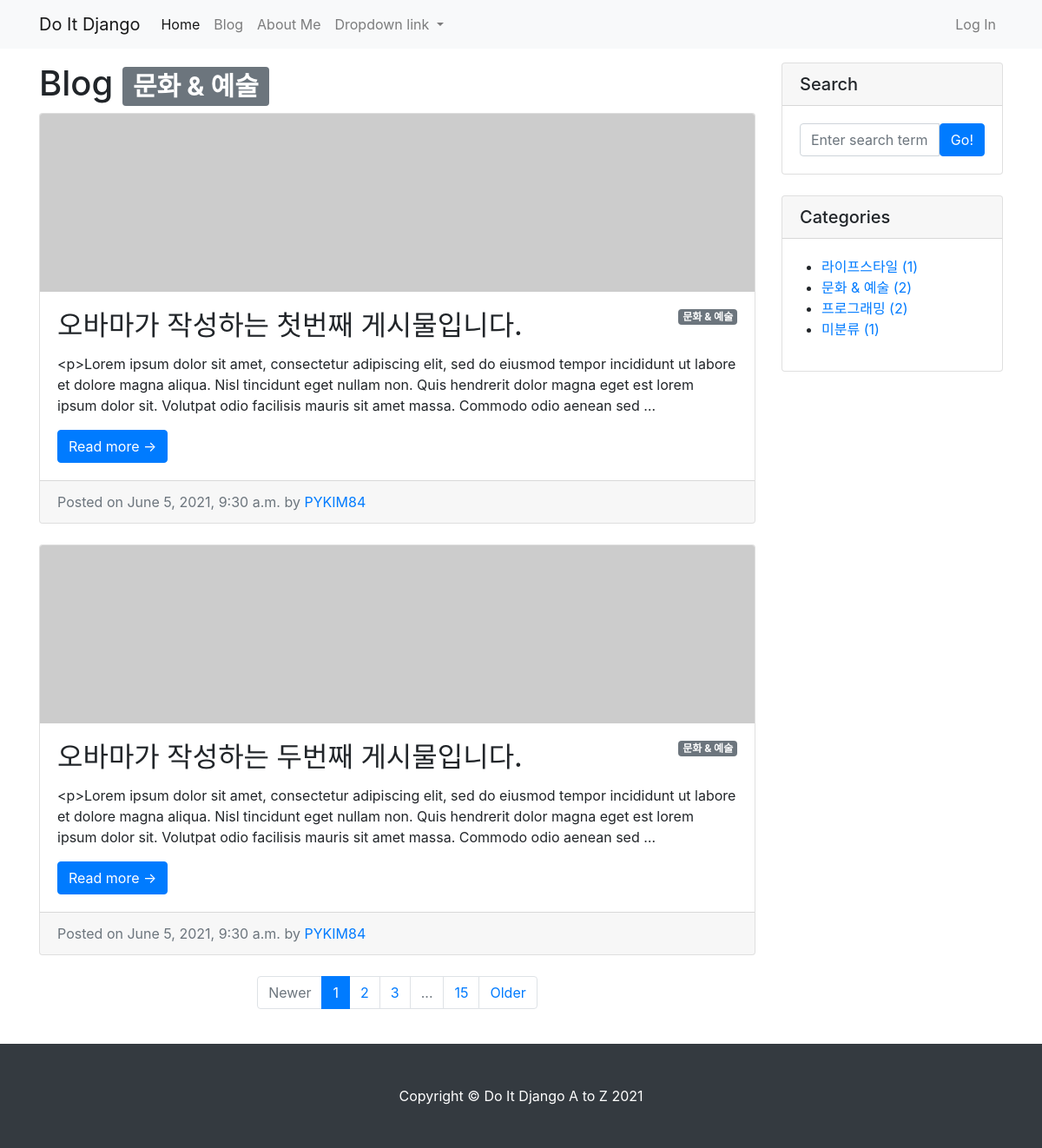
The app's page /blog/category/문화-예술/ with its own data.
### blog/models.py (models this page shows, shortened)
class Category(models.Model):
    name = models.CharField(max_length=50, unique=True)
    slug = models.SlugField(max_length=200, unique=True, allow_unicode=True)
    def __str__(self):
        return self.name
    def get_absolute_url(self):
        return f'/blog/category/{self.slug}/'
    class Meta:
        verbose_name_plural = 'Categories'

class Post(models.Model):
    title = models.CharField(max_length=30)
    hook_text = models.CharField(max_length=100, blank=True)
    content = models.TextField()
    head_image = models.ImageField(upload_to='blog/images/%Y/%m/%d/', blank=True)
    file_upload = models.FileField(upload_to='blog/files/%Y/%m/%d', blank=True)
    created_at = models.DateTimeField(auto_now_add=True)
    updated_at = models.DateTimeField(auto_now=True)
    author = models.ForeignKey(User, null=True, on_delete=models.SET_NULL)
    category = models.ForeignKey(Category, null=True, blank=True, on_delete=models.SET_NULL)
    tags = models.ManyToManyField(Tag, blank=True)
    def get_absolute_url(self):
        return f'/blog/{self.pk}/'

### blog/views.py (the view)
# urls.py: path('/category/<str:slug>/', views.category_page),
def category_page(request, slug):
    if slug == 'no_category':
        category = '미분류'
        post_list = Post.objects.filter(category=None)
    else:
        category = Category.objects.get(slug=slug)
        post_list = Post.objects.filter(category=category)
    return render(
        request,
        'blog/post_list.html',
        {
            'post_list': post_list,
            'categories': Category.objects.all(),
            'no_category_post_count': Post.objects.filter(category=None).count(),
            'category': category,
        }
    )

### blog/templates/blog/post_list.html (shortened to what this page needs)
{% extends 'blog/base.html' %}
{% block main_area %}
    <h1>Blog {% if category %}<span class="badge badge-secondary">{{ category }}</span>{% endif %}</h1>
        {% if post_list.exists %}
            {% for p in post_list %}
            <div class="card mb-4" id="post-{{ p.pk }}">
                {% if p.head_image %}
                    <img class="card-img-top" src="{{ p.head_image.url }}" alt="{{ p }} head image">
                {% else %}
                    <img class="card-img-top" src="https://picsum.photos/seed/{{ p.id }}/800/200" alt="random_image">
                {% endif %}
                <div class="card-body">
                    {% if p.category %}
                    <span class="badge badge-secondary float-right">{{ p.category }}</span>
                    {% else %}
                        <span class="badge badge-secondary float-right">미분류</span>
                    {% endif %}
                    <h2 class="card-title">{{ p.title }}</h2>
                    <p class="card-text">{{ p.content | truncatewords:45 }}</p>
                    <a class="btn btn-primary" href="{{ p.get_absolute_url }}">Read more →</a>
                </div>
                <div class="card-footer text-muted">
                    Posted on {{ p.created_at }} by
                    <a href="#">{{ p.author | upper }}</a>
                </div>
            </div>
            {% endfor %}
        {% else %}
            <h3>아직 게시물이 없습니다.</h3>
        {% endif %}
            <ul class="pagination justify-content-center my-4">
                <li class="page-item disabled"><a class="page-link" href="#" tabindex="-1" aria-disabled="true">Newer</a></li>
                <li class="page-item active" aria-current="page"><a class="page-link" href="#!">1</a></li>
                <li class="page-item"><a class="page-link" href="#!">2</a></li>
                <li class="page-item"><a class="page-link" href="#!">3</a></li>
                <li class="page-item disabled"><a class="page-link" href="#!">...</a></li>
                <li class="page-item"><a class="page-link" href="#!">15</a></li>
                <li class="page-item"><a class="page-link" href="#!">Older</a></li>
            </ul>
{% endblock %}

### blog/templates/blog/base.html (shortened to what this page needs)
<!DOCTYPE html>
{% load static %}
<html lang="en">
<head>
    <link href="{% static 'blog/bootstrap/bootstrap.min.css' %}" rel="stylesheet" media="screen">
</head>
<body>
    {% include 'blog/navbar.html' %}
    <div class="container my-3">
        <div class="row">
            <div class="col-md-8 col-lg-9" id="main-area">
                {% block main_area %}
                {% endblock %}
            </div>
            <div class="col-md-4 col-lg-3">
                <div class="card mb-4">
                    <h5 class="card-header">Search</h5>
                    <div class="card-body">
                        <div class="input-group">
                            <input class="form-control" type="text" placeholder="Enter search term..." aria-label="Enter search term..." aria-describedby="button-search">
                            <button class="btn btn-primary" id="button-search" type="button">Go!</button>
                        </div>
                    </div>
                </div>
                <div class="card mb-4" id="categories-card">
                    <h5 class="card-header">Categories</h5>
                    <div class="card-body">
                        <div class="row">
                            <ul>
                                {% for category in categories %}
                                <li>
                                    <a href="{{ category.get_absolute_url }}">{{ category }} ({{ category.post_set.count }})</a>
                                </li>
                                {% endfor %}
                                <li>
                                    <a href="/blog/category/no_category/">미분류 ({{ no_category_post_count }})</a>
                                </li>
                            </ul>
                        </div>
                    </div>
                </div>
            </div>
        </div>
    </div>
{% include 'blog/footer.html' %}
</body>
</html>

### records on screen
Category: name "문화 & 예술", post_set.count "2"
Post: category "문화 & 예술", title "오바마가 작성하는 첫번째 게시물입니다.", content "<p>Lorem ipsum dolor sit amet, consectetur adipiscing elit, sed do eiusmod tempor incididunt ut labore et dolore magna aliqua. Nisl tincidunt eget nullam non. Quis hendrerit dolor magna eget est lorem ipsum dolor sit. Volutpat odio facilisis mauris sit amet massa. Commodo odio aenean sed …", created_at "June 5, 2021, 9:30 a.m.", author "PYKIM84"
Post: category "문화 & 예술", title "오바마가 작성하는 두번째 게시물입니다.", content "<p>Lorem ipsum dolor sit amet, consectetur adipiscing elit, sed do eiusmod tempor incididunt ut labore et dolore magna aliqua. Nisl tincidunt eget nullam non. Quis hendrerit dolor magna eget est lorem ipsum dolor sit. Volutpat odio facilisis mauris sit amet massa. Commodo odio aenean sed …", created_at "June 5, 2021, 9:30 a.m.", author "PYKIM84"
Category: name "라이프스타일", post_set.count "1"
Category: name "프로그래밍", post_set.count "2"

### other values on screen
{{ no_category_post_count }} "1"
